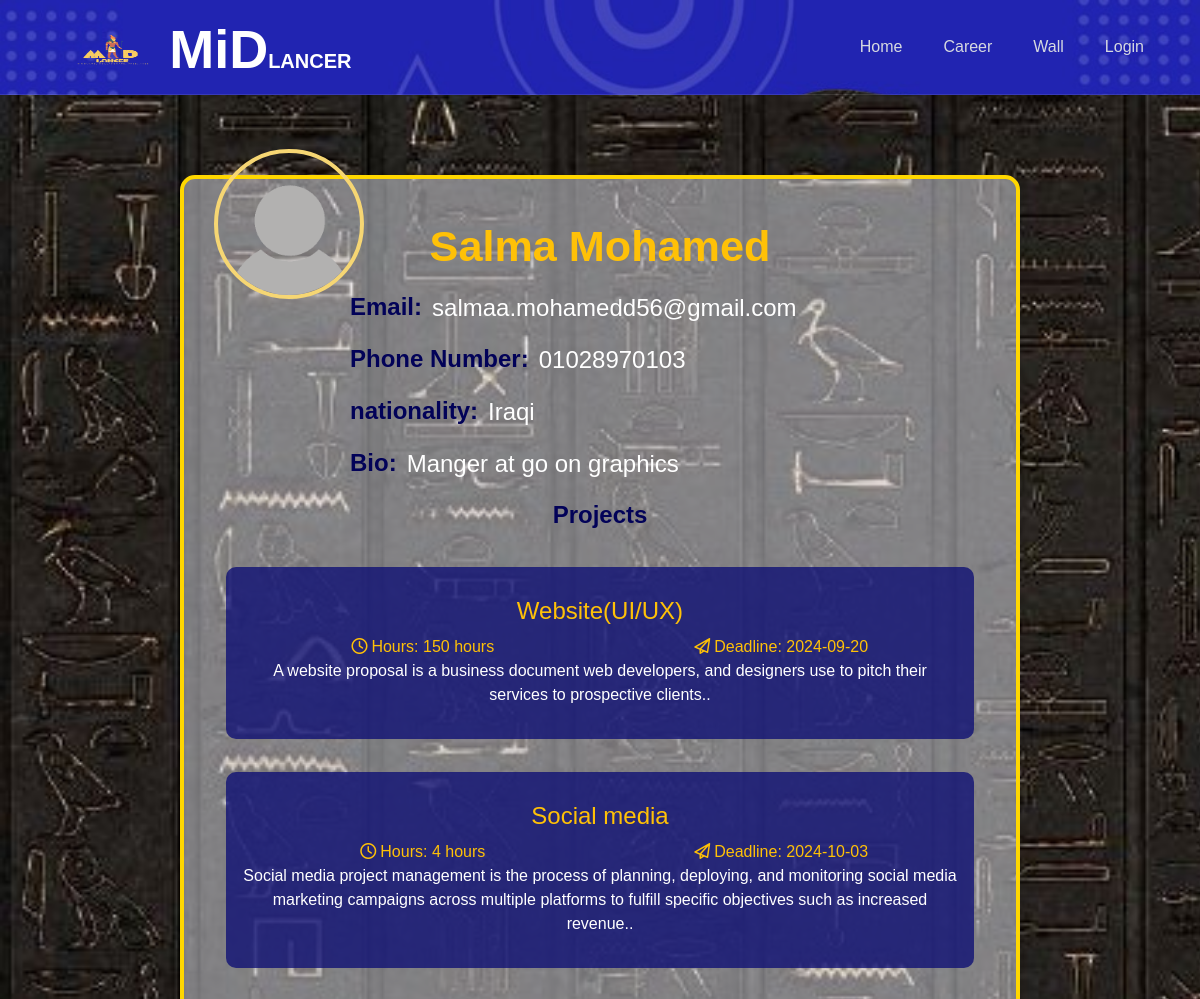
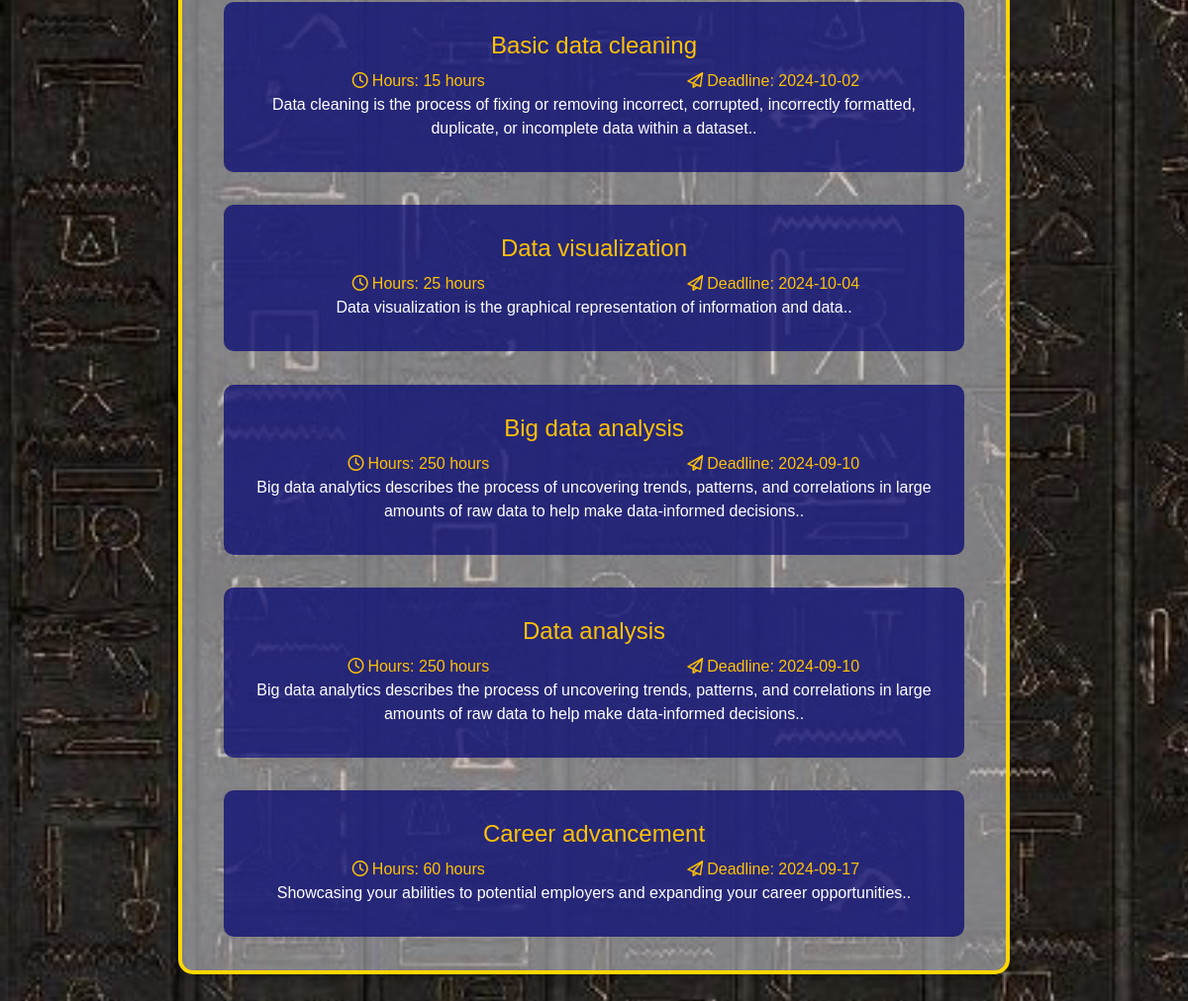
/clientview.php?cid=12, run on the app's committed database (2 pictures, top to bottom).
### tables this page shows
CREATE TABLE `user` (
  `user_id` int(11) NOT NULL,
  `user_name` varchar(250) NOT NULL,
  `email` varchar(250) NOT NULL,
  `phone_number` varchar(20) NOT NULL,
  `password` varchar(255) NOT NULL,
  `user_image` longtext DEFAULT 'defaultprofile.png',
  `bio` varchar(255) DEFAULT NULL,
  `nationality_id` int(11) NOT NULL,
  `last_seen` datetime DEFAULT current_timestamp()
);

CREATE TABLE `nationality` (
  `nationality_id` int(11) NOT NULL,
  `nationality` varchar(250) NOT NULL
);

CREATE TABLE `project` (
  `project_id` int(11) NOT NULL,
  `project_name` varchar(250) NOT NULL,
  `description` varchar(250) NOT NULL,
  `total_hours` int(11) NOT NULL,
  `deadline_date` date NOT NULL,
  `user_id` int(11) NOT NULL,
  `type_id` int(11) DEFAULT NULL,
  `posting` int(11) NOT NULL
);

### clientview.php (the view, shortened to what this page needs)
<?php
include 'nav+bm.php';
if(isset($_GET['cid']))
{
    $client_id= mysqli_real_escape_string($connect, $_GET['cid']);
}
else
    header("Location: home.php");
$select_user = "SELECT * FROM `user`
                JOIN `nationality` ON `nationality`.`nationality_id` = `user`.`nationality_id`
                WHERE `user_id` = '$client_id'";
$run_user = mysqli_query($connect,$select_user);
$select_posted_projects = "SELECT * FROM `project`
                            JOIN `user` ON `user`.`user_id` = `project`.`user_id`
                            WHERE `project`.`user_id` = '$client_id' AND `project`.`posting` = 1";
$run_posted_projects = mysqli_query($connect,$select_posted_projects);
?>
<!DOCTYPE html>
<html lang="en">
<head>
    <link href="https://cdn.jsdelivr.net/npm/bootstrap@5.0.2/dist/css/bootstrap.min.css" rel="stylesheet">
    <link rel="stylesheet" href="https://cdnjs.cloudflare.com/ajax/libs/font-awesome/6.0.0-beta3/css/all.min.css">
    <link rel="stylesheet" href="./css/clientprofile.css">
</head>
<body>
<h2></h2>
    <div class="profile-container">
        <?php foreach($run_user as $data){ ?>
            <div class="profile-image">
                <img src="<?php echo "img/profile/".htmlspecialchars($data['user_image'], ENT_QUOTES, 'UTF-8' )?>" alt="Profile Image" id="image-preview">
            </div>
            <h1 class="text-warning"><?php echo htmlspecialchars($data['user_name'], ENT_QUOTES, 'UTF-8' )?></h1>
            <form method="POST" class="profile-form" enctype="multipart/form-data">
                <div class="form-group">
                    <label for="career">Email:</label>
                    <p> <?php echo htmlspecialchars($data['email'], ENT_QUOTES, 'UTF-8' )?></p>
                </div>
                <div class="form-group">
                    <label for="job-title">Phone Number:</label>
                    <p class="web"><?php echo htmlspecialchars($data['phone_number'], ENT_QUOTES, 'UTF-8' ) ?></p>
                </div>
                <div class="form-group">
                    <label for="bio">nationality:</label>
                    <p><?php echo htmlspecialchars($data['nationality'], ENT_QUOTES, 'UTF-8' ) ?></p>
                </div>
                <div class="form-group">
                    <label for="bio">Bio:</label>
                    <p><?php echo htmlspecialchars($data['bio'], ENT_QUOTES, 'UTF-8' ) ?></p>
                </div>
                <div class=" text-center">
                    <label for="experience">Projects</label>
                </div>
            </form>
            <div class="">
                    <?php  if(mysqli_num_rows($run_posted_projects) > 0) { ?>
                        <?php foreach($run_posted_projects as $project){ ?>
                        <div class="post2 p-3">
                            <p>
                                <span class="text-warning p-5 haha">
                                <?php echo htmlspecialchars($project['project_name'], ENT_QUOTES, 'UTF-8' )?></span>
                                <div class="d-flex text-warning">
                                <span class="w-50"><i class="fa-regular fa-clock mx-1"></i>Hours: <?php echo htmlspecialchars($project['total_hours'] , ENT_QUOTES, 'UTF-8' )?> hours</span>
                                <span class="w-50"><i class="fa-regular fa-paper-plane mx-1"></i>Deadline: <?php echo htmlspecialchars($project['deadline_date'], ENT_QUOTES, 'UTF-8' )?></span>
                                </div>
                                  <?php echo htmlspecialchars($project['description'] , ENT_QUOTES, 'UTF-8' )?>.<br>
                            </p>
                        </div>
                    <?php }}else{ ?>
                        <h3>No Posts Yet</h3>
                    <?php } ?>
                </div>
            </div>
    <?php } ?>
</body>
</html>

### css/nav+bm.css (style rules this page uses)
:root { --primary-color: #080a74; --secondary-color: #f6d673; --Thirdly-color: #d6d9e0; --fourthly-color: #1d1d27; }
h2 { color: var(--Thirdly-color); }

### css/clientprofile.css (style rules this page uses)
:root { --blue-color: #080a74; --primary-color: #080a74; --secondary-color: #f6d673; --background-color: #f7faff; --input-bg-color: #1d1d27; --text-color: #ffffff; --button-bg-color: #f6d673; --button-hover-bg-color: #2124b1; --popup-bg-color: #ffffff; --popup-border-color: #2124b1; }
body { font-family: 'Arial', sans-serif; background-image: url(../img/bhimg.jpg); background-size: cover; color: var(--text-color); margin: 0; }
.haha { font-size: x-large; }
.profile-container { position: relative; width: 70%; margin: auto; background-color: #d6d9e085; border-radius: 15px; box-shadow: 0 4px 10px rgba(0, 0, 0, 0.2); text-align: center; border: 4px solid gold; margin-bottom: 4%; }
h2 { color: var(--secondary-color) !important; font-size: 2.7em; font-weight: 600; text-align: center; padding-bottom: 3%; padding-top: 3%; }
h1 { color: var(--text-color) ; font-size: 2.7em; font-weight: 600; margin-top: 2%; padding-top: 3%; }
.profile-image { width: 150px; height: 150px; border-radius: 50%; border: 4px solid var(--secondary-color); overflow: hidden; position: absolute; top: -30px; left: 30px; }
.profile-image img { width: 100%; }
p { color: var(--text-color); font-weight: 540; font-size: x-large; position: relative; top: 10px; }
.profile-form { display: flex; flex-direction: column; align-items: center; }
.form-group { width: 100%; max-width: 500px; display: flex; flex-direction: row; gap: 10px; }
.post2 { width: 90%; background-color: #080a74c0; margin-top: 4%; margin:4% auto; border-radius: 10px; }
img { width: 100%; height: 100%; border-radius: 10px; }
label { font-weight: bold; font-size: x-large; color: rgb(2, 2, 88); text-align: left; padding-top: 9px; }
p { color: white; }

### data on the page
user: user_image (placeholder picture), user_name "Salma Mohamed", email "salmaa.mohamedd56@gmail.com", phone_number "01028970103", nationality.nationality "Iraqi", bio "Manger at go on graphics"
project: project_name "Website(UI/UX)", total_hours "150", deadline_date "2024-09-20", description "A website proposal is a business document web developers, and designers use to pitch their services to prospective clients."
project: project_name "Social media", total_hours "4", deadline_date "2024-10-03", description "Social media project management is the process of planning, deploying, and monitoring social media marketing campaigns across multiple platforms to fulfill specific objectives such as increased revenue."
project: project_name "Basic data cleaning", total_hours "15", deadline_date "2024-10-02", description "Data cleaning is the process of fixing or removing incorrect, corrupted, incorrectly formatted, duplicate, or incomplete data within a dataset."
project: project_name "Data visualization", total_hours "25", deadline_date "2024-10-04", description "Data visualization is the graphical representation of information and data."
project: project_name "Big data analysis", total_hours "250", deadline_date "2024-09-10", description "Big data analytics describes the process of uncovering trends, patterns, and correlations in large amounts of raw data to help make data-informed decisions."
project: project_name "Data analysis", total_hours "250", deadline_date "2024-09-10", description "Big data analytics describes the process of uncovering trends, patterns, and correlations in large amounts of raw data to help make data-informed decisions."
project: project_name "Career advancement", total_hours "60", deadline_date "2024-09-17", description "Showcasing your abilities to potential employers and expanding your career opportunities."
